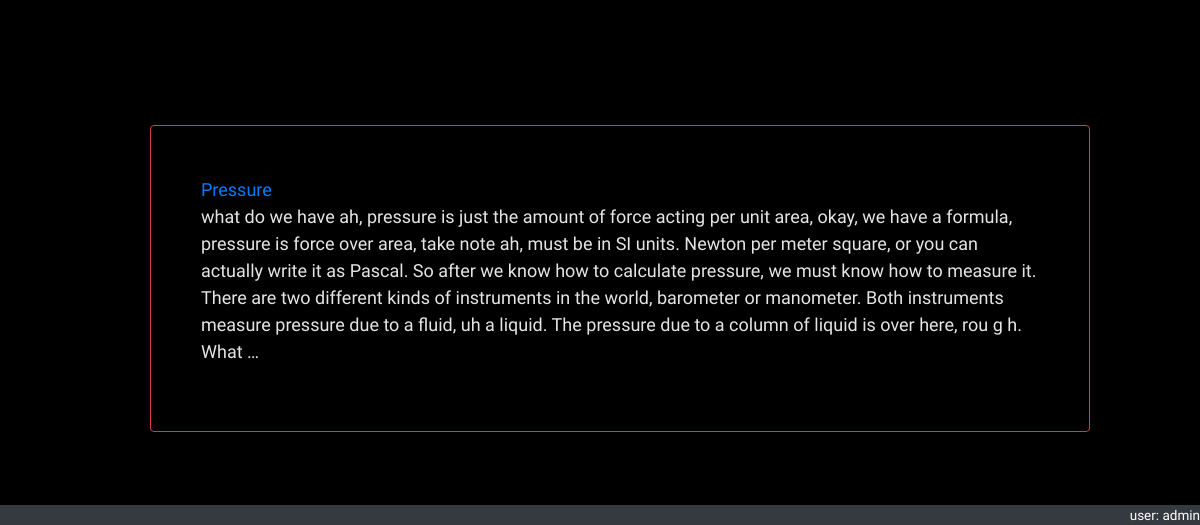
The app's page /lessons/script (signed in, lower part), older data.
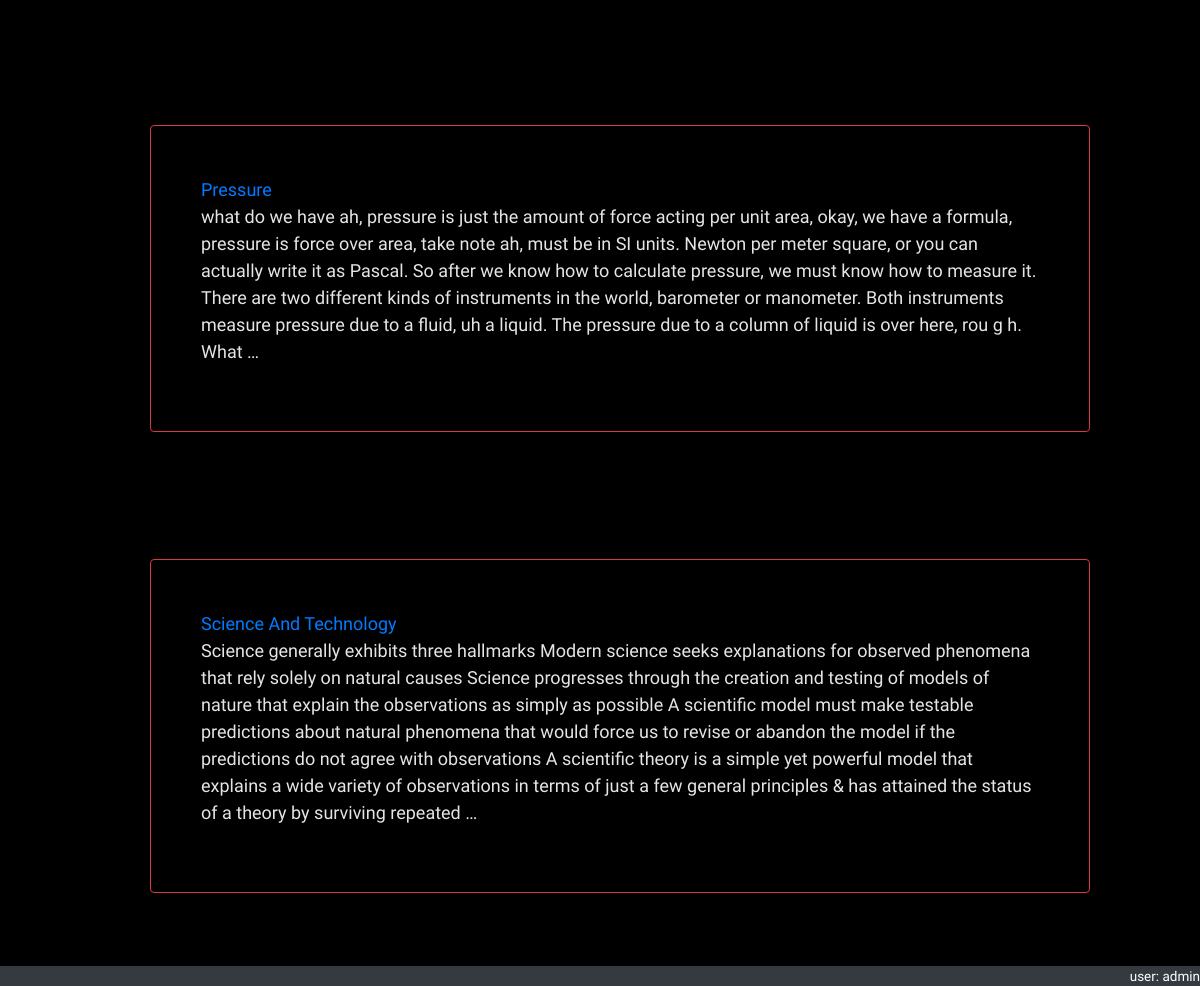
The same page, newer data.
### lessons/models.py (models this page shows, shortened)
class Script(models.Model):
    topic = models.ForeignKey(Topic, on_delete=models.CASCADE, null=True)   # todo onetoonefield
    text = models.TextField()
    _flags = models.TextField(blank=True)
    def __str__(self):
        return self.topic.name
    def get_absolute_url(self):
        return reverse('script_analysis', args=[str(self.pk)])
    @property
    def flags(self):
        val = self._flags.strip('][').split(', ')
        return val

class Topic(models.Model):
    name = models.CharField(max_length=50)

### lessons/views.py (the view)
# urls.py: path('script', views.ScriptListView.as_view(), name='script_list'),
class ScriptListView(LoginRequiredMixin, generic.ListView):
    model = Script
    template_name = 'script_list.html'
    def get_context_data(self, **kwargs):
        context = super().get_context_data(**kwargs)
        user = self.request.user if self.request.user.is_authenticated else None
        context['user'] = user
        return context

### lessons/templates/script_list.html (shortened to what this page needs)
{% extends 'base_generic.html' %}
{% load static %}
{% block content %}
<br>
<br>
<div class="container">
    <div class="container">
        <ul>
            {% for script in script_list %}
                    <div id="script-border" class="border border-danger rounded">
                        <a href="{{ script.get_absolute_url }}">{{script}}</a>
                        <p>{{script.text|truncatewords:100}}</p>
                    </div>
                <br>
            {% endfor %}
        </ul>
    </div>
</div>
{% endblock %}

Row changes from the older to the newer data that the page shows:
added Script: topic.name "Science And Technology", text "Science generally exhibits three hallmarks Modern science seeks explanations for observed phenomena that rely solely on natural causes Science progresses through the creation and testing of models of nature that explain the observations as simply as possible A scientific model must make testable predictions about natural phenomena that would force us to revise or abandon the model if the predictions do not agree with observations A scientific theory is a simple yet powerful model that explains a wide variety of observations in terms of just a few general principles & has attained the status of a theory by surviving repeated …"
